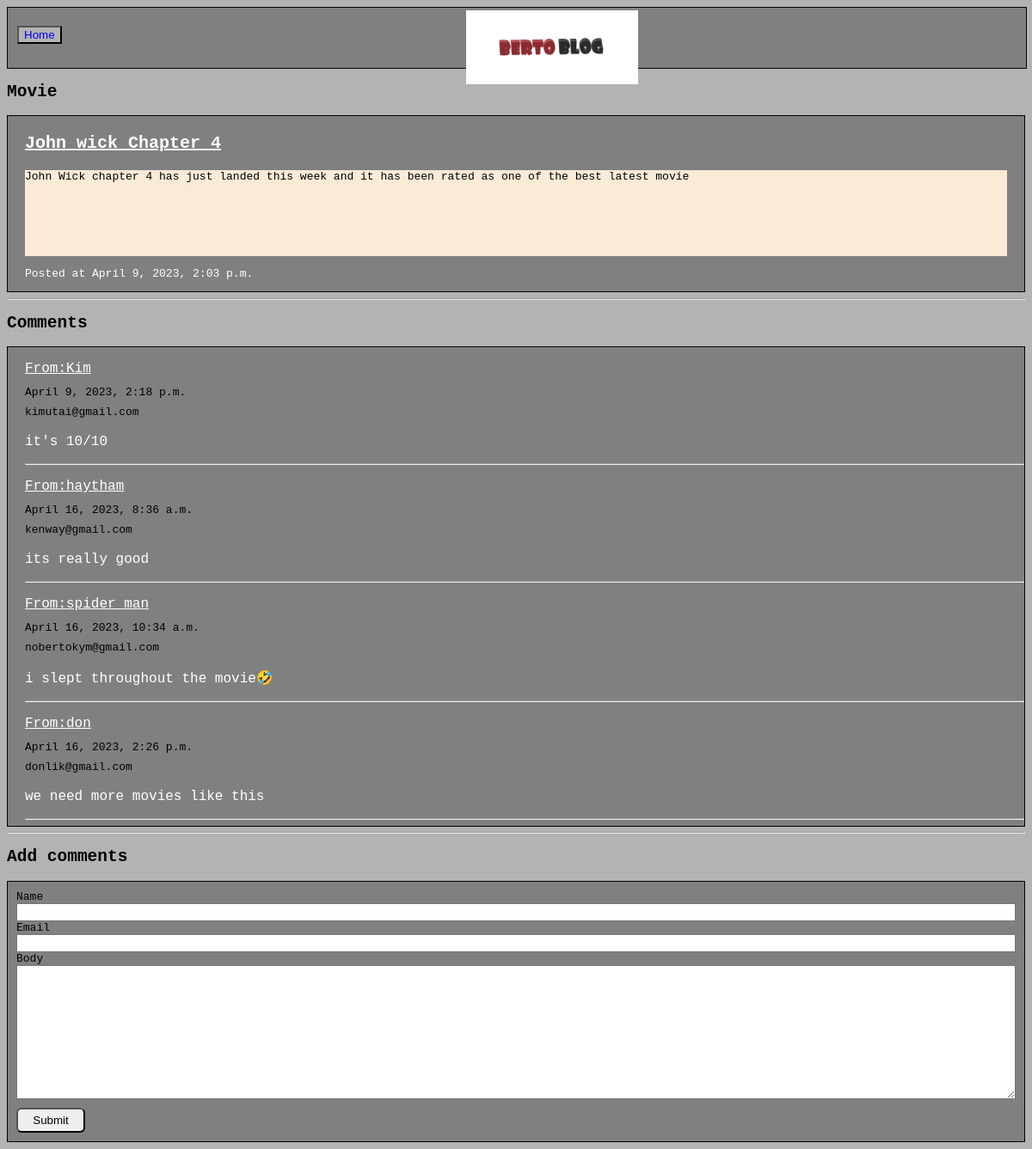
The app's page /movie/ with its own data.
### chat/models.py (models this page shows)
class Post(models.Model):
    title = models.CharField(max_length=350)
    slug = models.SlugField()
    intro = models.TextField()
    body = models.TextField()
    date_added = models.DateTimeField(auto_now_add=True)
    class Meta():
        ordering = ["-date_added"]

class Comments(models.Model):
    post = models.ForeignKey(Post, on_delete=models.CASCADE, related_name='comments')
    name = models.CharField(max_length=350)
    email = models.EmailField()
    body = models.TextField()
    date_added = models.DateTimeField(auto_now_add=True)
    class Meta():
        ordering = ["date_added"]

### chat/views.py (the view)
# urls.py: path('<slug:slug>/', details, name='details')
def details(request, slug):
    post = Post.objects.get(slug=slug)
    if request.method =='POST':
        form = CommentForm(request.POST)
        if form.is_valid():
            comment = form.save(commit=False)
            comment.post = post
            comment.save()
            return redirect('details', slug=post.slug)
    else:
        form = CommentForm()
    return render(request, 'chat/details.html', {'post':post, 'form':form})

### chat/forms.py
class CommentForm(forms.ModelForm):
    class Meta:
        model = Comments
        fields = ['name', 'email', 'body']

### chat/templates/chat/details.html (shortened to what this page needs)
{% extends 'chat/base.html' %}
{% block content %}
        <h1 class="detail-title">{{ post.title }}</h1>
    <div class="details-container">
        <p class="intro"><strong>{{post.intro}}</strong></p>
        <p class="post-body">{{post.body}}</p>
        <p class="date_added">Posted at {{post.date_added}}</p>
    </div>
    <hr>
    <h2>Comments</h2>
    <div class="comment_box">
        {% for comment in post.comments.all %}
            <p class="comment-name">From:{{comment.name}}</p><br> <p class="comment-date">{{ comment.date_added }}</p><br>
            <p class="comment-email">{{comment.email}}</p><br>
            <p class="comment-body">{{ comment.body}}</p>
            <hr>
            {% empty %}
            <p>No comments</p>
        {% endfor %}
    </div>
    <hr>
    <h2>Add comments</h2>
    <div class="add-comments">
        <form method="post" action=".">
            <label>Name</label>{{form.name}}
            <label>Email</label>{{form.email}}
            <label>Body</label>{{form.body}}
            <button class="comment-btn">Submit</button>
        </form>
    </div>
{% endblock %}

### chat/static/home.css (style rules this page uses)
body { background-color: rgb(179, 179, 179); }

### chat/static/details.css (style rules this page uses)
.details-container { background-color: gray; border-left: rgb(60, 255, 0) solid 3px; border: solid 1px black; }
.date_added { color: white; font-size: 13px; margin-left: 20px; }
.intro { color: white; font-size: 20px; margin-left: 20px; text-decoration: underline; }
.post-body { background-color: antiquewhite; margin-left: 20px; height: 100px; margin-right: 20px; }
.comment_box { background-color: gray; position: relative; border: solid 1px black; border-bottom: 1px solid black; padding-left: 20px; }
.comment-name { color: white; font-size: 16px; text-decoration: underline; }
.comment-email { margin-top: -20px }
.comment-date { margin-top: -20px; }
.comment-body { color: white; font-size: 16px; margin-top: -10px; }
.add-comments { background-color: gray; border: solid 1px black; padding: 10px; }
.comment-btn { padding: 5px; margin-top: 10px; width: 80px; border-radius: 6px; }
form { display: flex; flex-direction: column; }

### chat/templates/chat/base.html (style rules this page uses)
body { font-family: monospace; background-color: rgb(179, 179, 179);; }

### records on screen
Post: title "Movie", intro "John wick Chapter 4", body "John Wick chapter 4 has just landed this week and it has been rated as one of the best latest movie", date_added "April 9, 2023, 2:03 p.m."
Comments: name "Kim", date_added "April 9, 2023, 2:18 p.m.", email "kimutai@gmail.com", body "it's 10/10"
Comments: name "haytham", date_added "April 16, 2023, 8:36 a.m.", email "kenway@gmail.com", body "its really good"
Comments: name "spider man", date_added "April 16, 2023, 10:34 a.m.", email "nobertokym@gmail.com", body "i slept throughout the movie🤣"
Comments: name "don", date_added "April 16, 2023, 2:26 p.m.", email "donlik@gmail.com", body "we need more movies like this"
